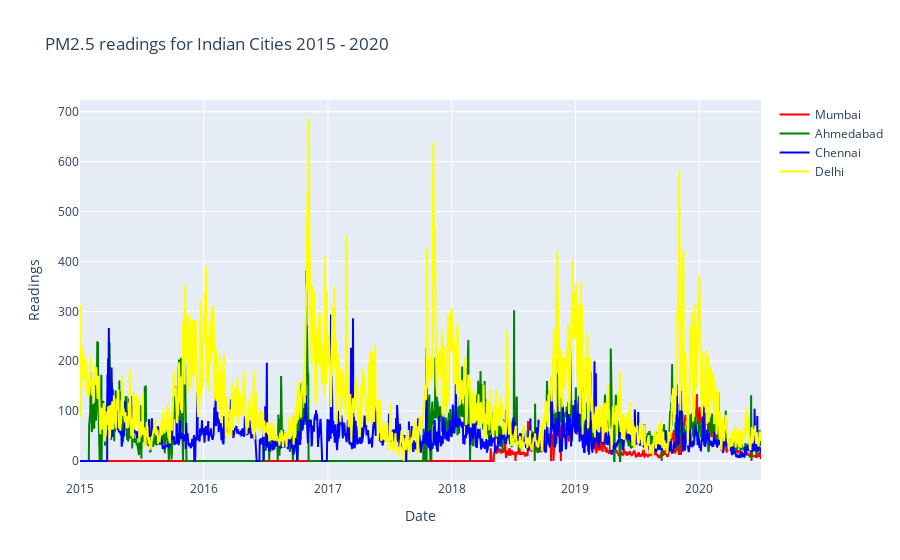

The notebook cell saved with this chart:
### Code cell
fig=go.Figure(data=data, layout=layout)
#offline.iplot(fig)
fig.show()

### Figure 1 — Plotly figure (JSON) as saved in the notebook; plotly's stock layout.template omitted (floating-point values rounded to 4 significant figures; data arrays with more than 128 entries replaced by an {"elided": "..."} marker saying what was removed)
{"data": [{"line": {"color": "red", "width": 2}, "name": "Mumbai", "type": "scatter", "x": {"elided": "2009 str values"}, "y": {"elided": "2009 float values"}}, {"line": {"color": "green", "width": 2}, "name": "Ahmedabad", "type": "scatter", "x": {"elided": "2009 str values"}, "y": {"elided": "2009 float values"}}, {"line": {"color": "blue", "width": 2}, "name": "Chennai", "type": "scatter", "x": {"elided": "2009 str values"}, "y": {"elided": "2009 float values"}}, {"line": {"color": "yellow", "width": 2}, "name": "Delhi", "type": "scatter", "x": {"elided": "2009 str values"}, "y": {"elided": "2009 float values"}}], "layout": {"title": {"text": "PM2.5 readings for Indian Cities 2015 - 2020"}, "xaxis": {"title": {"text": "Date"}}, "yaxis": {"title": {"text": "Readings"}}}}
